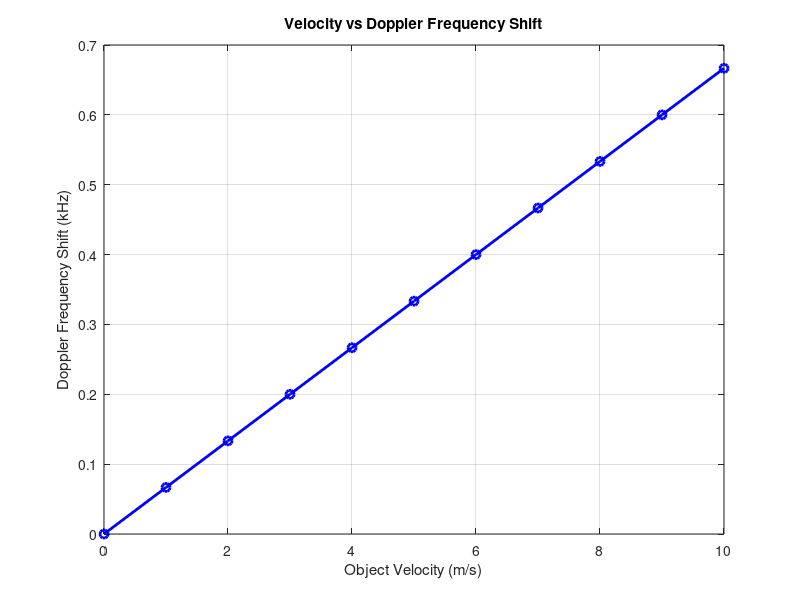
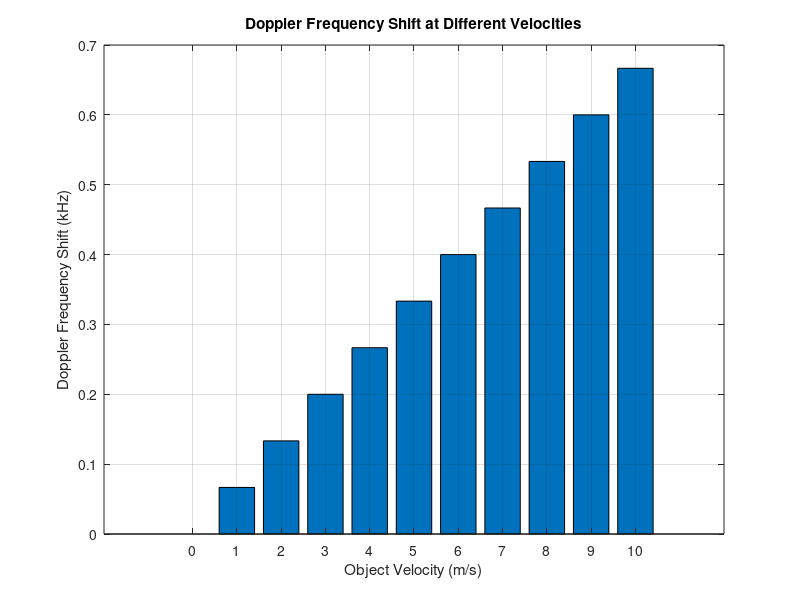

These charts were generated, in order, by the following MATLAB code:

clc;
clear;
close all;

%% MICROWAVE DOPPLER SENSOR SIMULATION

% Radar parameters
c = 3e8;             % Speed of electromagnetic wave (m/s)
f0 = 10e9;            % Transmitted microwave frequency (10 GHz)

% Calculate wavelength
lambda = c / f0;

% Object velocities (m/s)
velocity = 0:1:10;

% Calculate Doppler frequency shift
% Monostatic radar: reflected signal travels to and from the object
doppler_shift = (2 .* velocity .* f0) ./ c;

% Convert frequency shift to kHz
doppler_kHz = doppler_shift ./ 1000;

%% Display results
fprintf('MICROWAVE DOPPLER SENSOR SIMULATION\n\n');
fprintf('Transmitted Frequency: %.2f GHz\n', f0/1e9);
fprintf('Wavelength: %.4f m\n\n', lambda);

fprintf('Velocity (m/s)   Doppler Shift (Hz)   Doppler Shift (kHz)\n');

for i = 1:length(velocity)
    fprintf('%8.2f          %10.2f             %8.4f\n', ...
        velocity(i), doppler_shift(i), doppler_kHz(i));
end

%% Graph 1: Velocity vs Doppler Frequency Shift
figure;

plot(velocity, doppler_kHz, 'b-o', ...
    'LineWidth', 2, 'MarkerSize', 6);

xlabel('Object Velocity (m/s)');
ylabel('Doppler Frequency Shift (kHz)');
title('Velocity vs Doppler Frequency Shift');

grid on;

%% Graph 2: Doppler Shift Comparison
figure;

bar(velocity, doppler_kHz);

xlabel('Object Velocity (m/s)');
ylabel('Doppler Frequency Shift (kHz)');
title('Doppler Frequency Shift at Different Velocities');

grid on;

%% Simulation summary
fprintf('\nSimulation completed successfully.\n');
fprintf('Maximum velocity: %.2f m/s\n', max(velocity));
fprintf('Maximum Doppler shift: %.2f Hz\n', max(doppler_shift));
